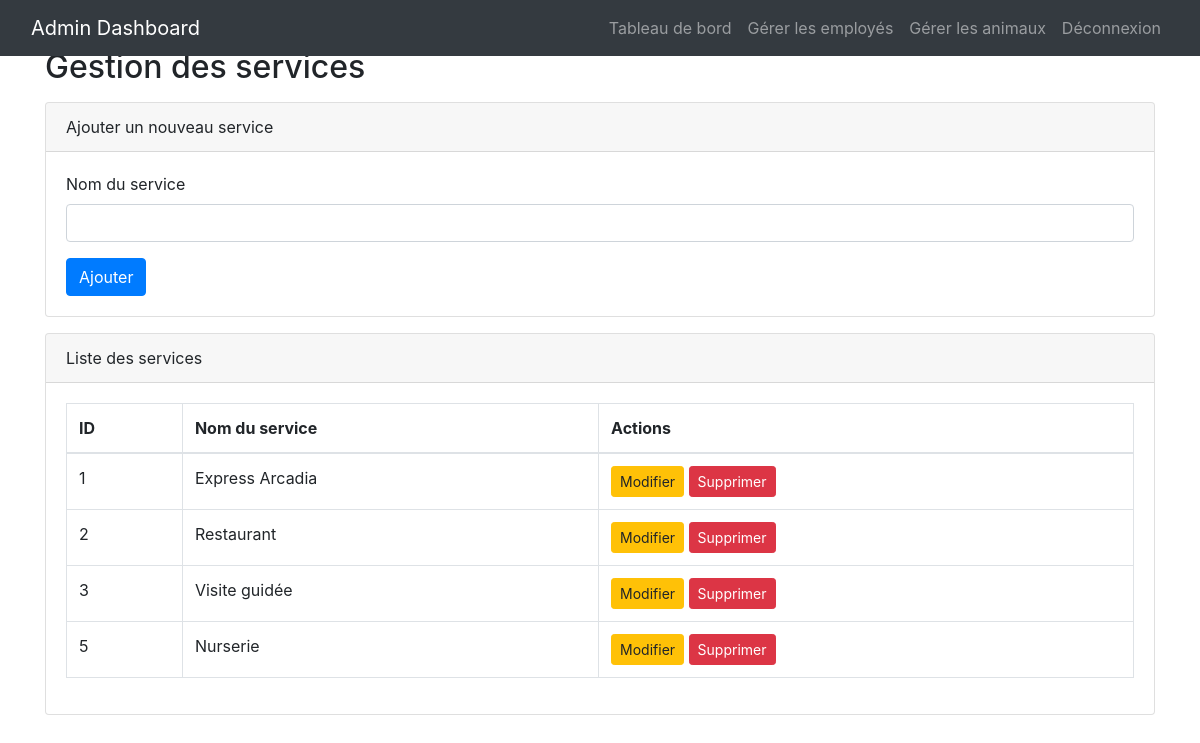
Page /manage_services.php (signed in) on the committed database.
### tables this page shows
CREATE TABLE IF NOT EXISTS `services` (
  `id` int NOT NULL AUTO_INCREMENT,
  `service_name` varchar(255) NOT NULL,
  PRIMARY KEY (`id`)
);

### manage_services.php (the view, shortened to what this page needs)
<?php
$conn = new mysqli("localhost", "376865", "Marley2809", "zooarcadiaa_zoo");
$result = $conn->query("SELECT * FROM services");
?>
<!DOCTYPE html>
<html lang="fr">
    <head>
        <link href="https://stackpath.bootstrapcdn.com/bootstrap/4.5.2/css/bootstrap.min.css" rel="stylesheet">
    </head>
    <body>
        <header>
                <nav class="navbar navbar-expand-lg navbar-dark bg-dark fixed-top">
                    <div class="container-fluid">
                        <a class="navbar-brand" href="admin_dashboard.php">Admin Dashboard</a>
                        <div class="collapse navbar-collapse" id="navbarResponsive">
                            <ul class="navbar-nav ml-auto">
                                <li class="nav-item">
                                    <a class="nav-link" href="admin_dashboard.php">Tableau de bord</a>
                                </li>
                                <li class="nav-item">
                                    <a class="nav-link" href="manage_employe.php">Gérer les employés</a>
                                </li>
                                <li class="nav-item">
                                    <a class="nav-link" href="manage_animals.php">Gérer les animaux</a>
                                </li>
                                <li class="nav-item">
                                    <a class="nav-link" href="logout.php">Déconnexion</a>
                                </li>
                            </ul>
                        </div>
                    </div>
                </nav>
            </header>
        <div class="container mt-5">
            <h2>Gestion des services</h2>
            <div class="card mt-3">
                <div class="card-header">
                    Ajouter un nouveau service
                </div>
                <div class="card-body">
                    <form action="manage_services.php" method="POST">
                        <div class="form-group">
                            <label for="service_name">Nom du service</label>
                            <input type="text" class="form-control" id="service_name" name="service_name" required>
                        </div>
                        <button type="submit" class="btn btn-primary">Ajouter</button>
                    </form>
                </div>
            </div>
            <div class="card mt-3">
                <div class="card-header">
                    Liste des services
                </div>
                <div class="card-body">
                    <table class="table table-bordered">
                        <thead>
                            <tr>
                                <th>ID</th>
                                <th>Nom du service</th>
                                <th>Actions</th>
                            </tr>
                        </thead>
                        <tbody>
                            <?php
                            if ($result->num_rows > 0) {
                                while ($row = $result->fetch_assoc()) {
                                    echo "<tr>";
                                    echo "<td>" . $row['id'] . "</td>";
                                    echo "<td>" . $row['service_name'] . "</td>";
                                    echo "<td>
                                            <a href='edit_service.php?id=" . $row['id'] . "' class='btn btn-warning btn-sm'>Modifier</a>
                                            <a href='delete_service.php?id=" . $row['id'] . "' class='btn btn-danger btn-sm'>Supprimer</a>
                                        </td>";
                                    echo "</tr>";
                                }
                            } else {
                                echo "<tr><td colspan='3'>Aucun service trouvé</td></tr>";
                            }
                            ?>
                        </tbody>
                    </table>
                </div>
            </div>
        </div>
    </body>
</html>

### rows in the picture
services: id "1", service_name "Express Arcadia"
services: id "2", service_name "Restaurant"
services: id "3", service_name "Visite guidée"
services: id "5", service_name "Nurserie"
